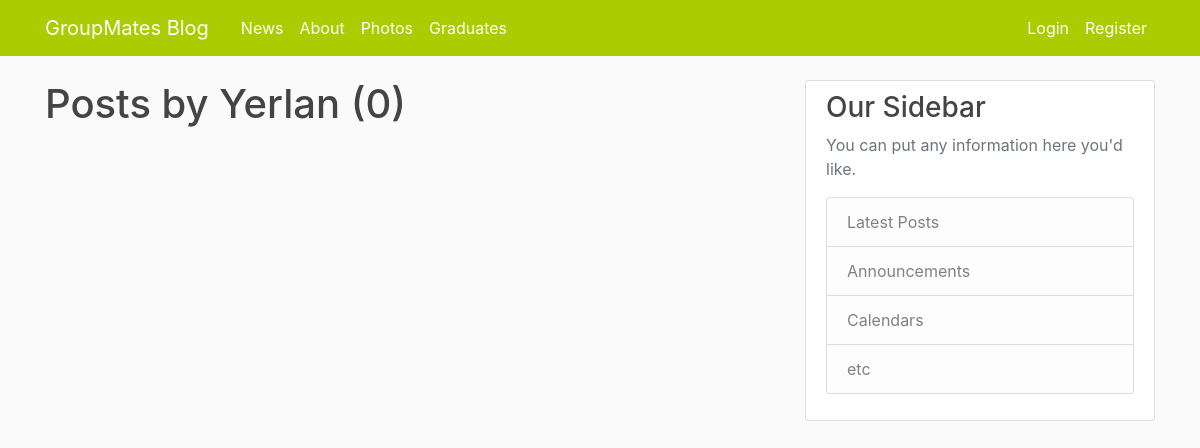
Before: /user/Yerlan with the older database file.
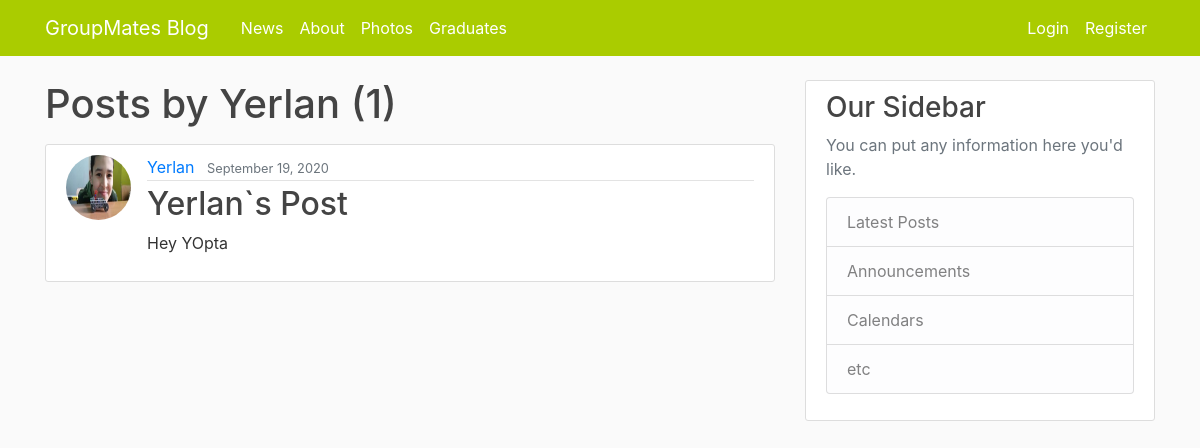
After: the same page with the newer database file.
### BlogApp/models.py (models this page shows, shortened)
class Post(models.Model):
    title = models.CharField(max_length=100)
    content = models.TextField()
    date_posted = models.DateTimeField(default=timezone.now)
    author = models.ForeignKey(User, on_delete=models.CASCADE)

### users/models.py (models this page shows, shortened)
class Profile(models.Model):
    user = models.OneToOneField(User, on_delete=models.CASCADE)
    image = models.ImageField(default="default.jpg", upload_to="profile_pics")
    nickname = models.CharField(max_length=100, null=True, blank=True)
    birthday = models.DateField(null=True, blank=True)

### BlogApp/views.py (the view)
# urls.py: path('user/<str:username>', UserPostListView.as_view(), name="user-posts"),
class UserPostListView(ListView):
    model = Post
    template_name = "BlogApp/user_posts.html" # <app>/<model>_<viewtype>.html
    context_object_name = "posts"
    paginate_by = 5
    def get_queryset(self):
        user = get_object_or_404(User, username=self.kwargs.get("username"))
        return Post.objects.filter(author=user).order_by("-date_posted")

### BlogApp/templates/BlogApp/user_posts.html (shortened to what this page needs)
{% extends "BlogApp/base.html" %}
{% block content %}
    <h1 class="mb-3">Posts by {{ view.kwargs.username }} ({{ page_obj.paginator.count }})</h1>
    {% for post in posts %}
            <article class="media content-section">
                <img class="rounded-circle article-img" src="{{ post.author.profile.image.url }}">
              <div class="media-body">
                <div class="article-metadata">
                  <a class="mr-2" href="{% url 'user-posts' post.author.username %}">{{ post.author }}</a>
                  <small class="text-muted">{{ post.date_posted|date:"F d, Y" }}</small>
                </div>
                <h2><a class="article-title" href="{% url 'post-detail' post.id %}">{{ post.title }}</a></h2>
                <p class="article-content">{{ post.content }}</p>
              </div>
            </article>
    {% endfor %}
{% endblock content %}

Changed rows visible on the page:
added Post: author.profile.image (picture), author "Yerlan", date_posted "September 19, 2020", title "Yerlan`s Post", content "Hey YOpta"
Other visible differences:
{{ page_obj.paginator.count }}: "0" → "1"
